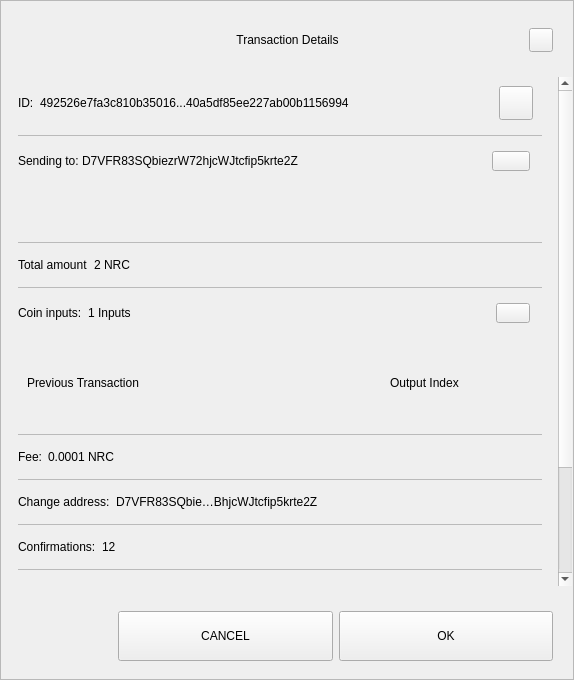
<?xml version="1.0" encoding="UTF-8"?>
<ui version="4.0">
 <class>TxDetailDialog</class>
 <widget class="QWidget" name="TxDetailDialog">
  <property name="geometry">
   <rect>
    <x>0</x>
    <y>0</y>
    <width>574</width>
    <height>680</height>
   </rect>
  </property>
  <property name="sizePolicy">
   <sizepolicy hsizetype="Preferred" vsizetype="Expanding">
    <horstretch>0</horstretch>
    <verstretch>0</verstretch>
   </sizepolicy>
  </property>
  <property name="minimumSize">
   <size>
    <width>574</width>
    <height>500</height>
   </size>
  </property>
  <property name="windowTitle">
   <string>Form</string>
  </property>
  <property name="styleSheet">
   <string notr="true"/>
  </property>
  <layout class="QVBoxLayout" name="verticalLayout_3">
   <property name="spacing">
    <number>0</number>
   </property>
   <property name="leftMargin">
    <number>0</number>
   </property>
   <property name="topMargin">
    <number>0</number>
   </property>
   <property name="rightMargin">
    <number>0</number>
   </property>
   <property name="bottomMargin">
    <number>0</number>
   </property>
   <item>
    <widget class="QFrame" name="frame">
     <property name="sizePolicy">
      <sizepolicy hsizetype="Preferred" vsizetype="Expanding">
       <horstretch>0</horstretch>
       <verstretch>0</verstretch>
      </sizepolicy>
     </property>
     <property name="styleSheet">
      <string notr="true"/>
     </property>
     <property name="frameShape">
      <enum>QFrame::StyledPanel</enum>
     </property>
     <property name="frameShadow">
      <enum>QFrame::Raised</enum>
     </property>
     <layout class="QVBoxLayout" name="verticalLayout">
      <property name="leftMargin">
       <number>0</number>
      </property>
      <property name="rightMargin">
       <number>0</number>
      </property>
      <item>
       <layout class="QHBoxLayout" name="horizontalLayout_3">
        <property name="spacing">
         <number>0</number>
        </property>
        <property name="leftMargin">
         <number>20</number>
        </property>
        <property name="topMargin">
         <number>10</number>
        </property>
        <property name="rightMargin">
         <number>20</number>
        </property>
        <item>
         <spacer name="horizontalSpacer_1">
          <property name="orientation">
           <enum>Qt::Horizontal</enum>
          </property>
          <property name="sizeHint" stdset="0">
           <size>
            <width>40</width>
            <height>20</height>
           </size>
          </property>
         </spacer>
        </item>
        <item>
         <widget class="QLabel" name="labelTitle">
          <property name="minimumSize">
           <size>
            <width>0</width>
            <height>40</height>
           </size>
          </property>
          <property name="maximumSize">
           <size>
            <width>16777215</width>
            <height>40</height>
           </size>
          </property>
          <property name="styleSheet">
           <string notr="true">padding-left:24px;</string>
          </property>
          <property name="text">
           <string>Transaction Details</string>
          </property>
          <property name="alignment">
           <set>Qt::AlignCenter</set>
          </property>
          <property name="margin">
           <number>7</number>
          </property>
         </widget>
        </item>
        <item>
         <spacer name="horizontalSpacer_2">
          <property name="orientation">
           <enum>Qt::Horizontal</enum>
          </property>
          <property name="sizeHint" stdset="0">
           <size>
            <width>40</width>
            <height>20</height>
           </size>
          </property>
         </spacer>
        </item>
        <item>
         <widget class="QPushButton" name="btnEsc">
          <property name="minimumSize">
           <size>
            <width>24</width>
            <height>24</height>
           </size>
          </property>
          <property name="maximumSize">
           <size>
            <width>24</width>
            <height>24</height>
           </size>
          </property>
          <property name="focusPolicy">
           <enum>Qt::NoFocus</enum>
          </property>
          <property name="text">
           <string/>
          </property>
         </widget>
        </item>
       </layout>
      </item>
      <item>
       <spacer name="verticalSpacer">
        <property name="orientation">
         <enum>Qt::Vertical</enum>
        </property>
        <property name="sizeType">
         <enum>QSizePolicy::Fixed</enum>
        </property>
        <property name="sizeHint" stdset="0">
         <size>
          <width>20</width>
          <height>10</height>
         </size>
        </property>
       </spacer>
      </item>
      <item>
       <widget class="QWidget" name="layoutScroll" native="true">
        <property name="minimumSize">
         <size>
          <width>0</width>
          <height>0</height>
         </size>
        </property>
        <layout class="QVBoxLayout" name="verticalLayout_4">
         <property name="leftMargin">
          <number>0</number>
         </property>
         <property name="topMargin">
          <number>0</number>
         </property>
         <property name="rightMargin">
          <number>0</number>
         </property>
         <item>
          <widget class="QScrollArea" name="scrollArea">
           <property name="styleSheet">
            <string notr="true">#scrollArea {
background:transparent;
}</string>
           </property>
           <property name="horizontalScrollBarPolicy">
            <enum>Qt::ScrollBarAlwaysOff</enum>
           </property>
           <property name="sizeAdjustPolicy">
            <enum>QAbstractScrollArea::AdjustIgnored</enum>
           </property>
           <property name="widgetResizable">
            <bool>true</bool>
           </property>
           <property name="alignment">
            <set>Qt::AlignLeading|Qt::AlignLeft|Qt::AlignTop</set>
           </property>
           <widget class="QWidget" name="scrollAreaWidgetContents">
            <property name="geometry">
             <rect>
              <x>0</x>
              <y>0</y>
              <width>556</width>
              <height>672</height>
             </rect>
            </property>
            <property name="autoFillBackground">
             <bool>false</bool>
            </property>
            <property name="styleSheet">
             <string notr="true">#scrollAreaWidgetContents {
background:transparent;
}</string>
            </property>
            <layout class="QVBoxLayout" name="verticalLayout_7">
             <property name="spacing">
              <number>0</number>
             </property>
             <property name="sizeConstraint">
              <enum>QLayout::SetDefaultConstraint</enum>
             </property>
             <property name="leftMargin">
              <number>0</number>
             </property>
             <property name="topMargin">
              <number>0</number>
             </property>
             <property name="rightMargin">
              <number>0</number>
             </property>
             <property name="bottomMargin">
              <number>0</number>
             </property>
             <item>
              <widget class="QWidget" name="content" native="true">
               <layout class="QVBoxLayout" name="verticalLayout_2">
                <property name="leftMargin">
                 <number>16</number>
                </property>
                <property name="topMargin">
                 <number>0</number>
                </property>
                <property name="rightMargin">
                 <number>16</number>
                </property>
                <item>
                 <widget class="QWidget" name="contentID" native="true">
                  <layout class="QHBoxLayout" name="horizontalLayout_12" stretch="0,1,0">
                   <property name="leftMargin">
                    <number>0</number>
                   </property>
                   <item>
                    <widget class="QLabel" name="labelId">
                     <property name="maximumSize">
                      <size>
                       <width>16777215</width>
                       <height>16777215</height>
                      </size>
                     </property>
                     <property name="text">
                      <string>ID:</string>
                     </property>
                    </widget>
                   </item>
                   <item>
                    <widget class="QLabel" name="textId">
                     <property name="text">
                      <string>492526e7fa3c810b35016...40a5df85ee227ab00b1156994</string>
                     </property>
                    </widget>
                   </item>
                   <item>
                    <widget class="QPushButton" name="pushCopy">
                     <property name="minimumSize">
                      <size>
                       <width>34</width>
                       <height>34</height>
                      </size>
                     </property>
                     <property name="maximumSize">
                      <size>
                       <width>34</width>
                       <height>34</height>
                      </size>
                     </property>
                     <property name="focusPolicy">
                      <enum>Qt::NoFocus</enum>
                     </property>
                     <property name="text">
                      <string/>
                     </property>
                     <property name="iconSize">
                      <size>
                       <width>24</width>
                       <height>24</height>
                      </size>
                     </property>
                    </widget>
                   </item>
                  </layout>
                 </widget>
                </item>
                <item>
                 <widget class="QLabel" name="labelDivider9">
                  <property name="maximumSize">
                   <size>
                    <width>16777215</width>
                    <height>1</height>
                   </size>
                  </property>
                  <property name="styleSheet">
                   <string notr="true">background-color:#bababa;</string>
                  </property>
                  <property name="text">
                   <string/>
                  </property>
                 </widget>
                </item>
                <item>
                 <widget class="QWidget" name="contentOutputs" native="true">
                  <layout class="QHBoxLayout" name="horizontalLayout_11" stretch="0,3,0">
                   <property name="spacing">
                    <number>0</number>
                   </property>
                   <property name="leftMargin">
                    <number>0</number>
                   </property>
                   <property name="rightMargin">
                    <number>12</number>
                   </property>
                   <item>
                    <widget class="QLabel" name="labelSend">
                     <property name="maximumSize">
                      <size>
                       <width>16777215</width>
                       <height>16777215</height>
                      </size>
                     </property>
                     <property name="text">
                      <string>Sending to: </string>
                     </property>
                    </widget>
                   </item>
                   <item>
                    <widget class="QLabel" name="textSend">
                     <property name="text">
                      <string>D7VFR83SQbiezrW72hjcWJtcfip5krte2Z </string>
                     </property>
                    </widget>
                   </item>
                   <item>
                    <widget class="QPushButton" name="pushOutputs">
                     <property name="minimumSize">
                      <size>
                       <width>34</width>
                       <height>20</height>
                      </size>
                     </property>
                     <property name="maximumSize">
                      <size>
                       <width>38</width>
                       <height>20</height>
                      </size>
                     </property>
                     <property name="focusPolicy">
                      <enum>Qt::NoFocus</enum>
                     </property>
                     <property name="styleSheet">
                      <string notr="true"/>
                     </property>
                     <property name="text">
                      <string/>
                     </property>
                    </widget>
                   </item>
                  </layout>
                 </widget>
                </item>
                <item>
                 <widget class="QScrollArea" name="outputsScrollArea">
                  <property name="minimumSize">
                   <size>
                    <width>0</width>
                    <height>50</height>
                   </size>
                  </property>
                  <property name="styleSheet">
                   <string notr="true">#outputsScrollArea {
background:transparent;
}</string>
                  </property>
                  <property name="widgetResizable">
                   <bool>true</bool>
                  </property>
                  <widget class="QWidget" name="container_outputs_base">
                   <property name="geometry">
                    <rect>
                     <x>0</x>
                     <y>0</y>
                     <width>522</width>
                     <height>48</height>
                    </rect>
                   </property>
                   <property name="styleSheet">
                    <string notr="true">#container_outputs_base {
background:transparent;
}</string>
                   </property>
                  </widget>
                 </widget>
                </item>
                <item>
                 <widget class="QLabel" name="labelDivider8">
                  <property name="maximumSize">
                   <size>
                    <width>16777215</width>
                    <height>1</height>
                   </size>
                  </property>
                  <property name="styleSheet">
                   <string notr="true">background-color:#bababa;</string>
                  </property>
                  <property name="text">
                   <string/>
                  </property>
                 </widget>
                </item>
                <item>
                 <widget class="QWidget" name="contentAmount" native="true">
                  <layout class="QHBoxLayout" name="horizontalLayout_4" stretch="0,1">
                   <property name="leftMargin">
                    <number>0</number>
                   </property>
                   <item>
                    <widget class="QLabel" name="labelAmount">
                     <property name="maximumSize">
                      <size>
                       <width>16777215</width>
                       <height>16777215</height>
                      </size>
                     </property>
                     <property name="text">
                      <string>Total amount</string>
                     </property>
                    </widget>
                   </item>
                   <item>
                    <widget class="QLabel" name="textAmount">
                     <property name="text">
                      <string>2 NRC</string>
                     </property>
                    </widget>
                   </item>
                  </layout>
                 </widget>
                </item>
                <item>
                 <widget class="QLabel" name="labelDivider6">
                  <property name="maximumSize">
                   <size>
                    <width>16777215</width>
                    <height>1</height>
                   </size>
                  </property>
                  <property name="styleSheet">
                   <string notr="true">background-color:#bababa;</string>
                  </property>
                  <property name="text">
                   <string/>
                  </property>
                 </widget>
                </item>
                <item>
                 <widget class="QWidget" name="contentInputs" native="true">
                  <layout class="QHBoxLayout" name="horizontalLayout" stretch="0,2,0">
                   <property name="leftMargin">
                    <number>0</number>
                   </property>
                   <property name="rightMargin">
                    <number>12</number>
                   </property>
                   <item>
                    <widget class="QLabel" name="labelInputs">
                     <property name="sizePolicy">
                      <sizepolicy hsizetype="Minimum" vsizetype="Preferred">
                       <horstretch>0</horstretch>
                       <verstretch>0</verstretch>
                      </sizepolicy>
                     </property>
                     <property name="maximumSize">
                      <size>
                       <width>16777215</width>
                       <height>16777215</height>
                      </size>
                     </property>
                     <property name="text">
                      <string>Coin inputs:</string>
                     </property>
                    </widget>
                   </item>
                   <item>
                    <widget class="QLabel" name="textInputs">
                     <property name="text">
                      <string>1 Inputs</string>
                     </property>
                    </widget>
                   </item>
                   <item>
                    <widget class="QPushButton" name="pushInputs">
                     <property name="maximumSize">
                      <size>
                       <width>34</width>
                       <height>20</height>
                      </size>
                     </property>
                     <property name="focusPolicy">
                      <enum>Qt::NoFocus</enum>
                     </property>
                     <property name="styleSheet">
                      <string notr="true"/>
                     </property>
                     <property name="text">
                      <string/>
                     </property>
                    </widget>
                   </item>
                  </layout>
                 </widget>
                </item>
                <item>
                 <widget class="QFrame" name="gridInputs">
                  <property name="sizePolicy">
                   <sizepolicy hsizetype="Preferred" vsizetype="MinimumExpanding">
                    <horstretch>0</horstretch>
                    <verstretch>0</verstretch>
                   </sizepolicy>
                  </property>
                  <property name="minimumSize">
                   <size>
                    <width>0</width>
                    <height>90</height>
                   </size>
                  </property>
                  <layout class="QGridLayout" name="gridLayoutInput" columnstretch="5,2" rowminimumheight="0">
                   <property name="sizeConstraint">
                    <enum>QLayout::SetMaximumSize</enum>
                   </property>
                   <property name="verticalSpacing">
                    <number>0</number>
                   </property>
                   <item row="0" column="0" alignment="Qt::AlignLeft">
                    <widget class="QLabel" name="labelTitlePrevTx">
                     <property name="text">
                      <string>Previous Transaction</string>
                     </property>
                    </widget>
                   </item>
                   <item row="0" column="1" alignment="Qt::AlignLeft">
                    <widget class="QLabel" name="labelOutputIndex">
                     <property name="text">
                      <string>Output Index</string>
                     </property>
                     <property name="alignment">
                      <set>Qt::AlignCenter</set>
                     </property>
                    </widget>
                   </item>
                  </layout>
                 </widget>
                </item>
                <item>
                 <widget class="QLabel" name="labelDivider1">
                  <property name="maximumSize">
                   <size>
                    <width>16777215</width>
                    <height>1</height>
                   </size>
                  </property>
                  <property name="styleSheet">
                   <string notr="true">background-color:#bababa;</string>
                  </property>
                  <property name="text">
                   <string/>
                  </property>
                 </widget>
                </item>
                <item>
                 <widget class="QWidget" name="contentFee" native="true">
                  <layout class="QHBoxLayout" name="horizontalLayout_7" stretch="0,1">
                   <property name="leftMargin">
                    <number>0</number>
                   </property>
                   <item>
                    <widget class="QLabel" name="labelFee">
                     <property name="maximumSize">
                      <size>
                       <width>16777215</width>
                       <height>16777215</height>
                      </size>
                     </property>
                     <property name="text">
                      <string>Fee:</string>
                     </property>
                    </widget>
                   </item>
                   <item>
                    <widget class="QLabel" name="textFee">
                     <property name="text">
                      <string>0.0001 NRC</string>
                     </property>
                    </widget>
                   </item>
                  </layout>
                 </widget>
                </item>
                <item>
                 <widget class="QLabel" name="labelDivider2">
                  <property name="maximumSize">
                   <size>
                    <width>16777215</width>
                    <height>1</height>
                   </size>
                  </property>
                  <property name="styleSheet">
                   <string notr="true">background-color:#bababa;</string>
                  </property>
                  <property name="text">
                   <string/>
                  </property>
                 </widget>
                </item>
                <item>
                 <widget class="QWidget" name="contentChangeAddress" native="true">
                  <layout class="QHBoxLayout" name="horizontalLayout_6" stretch="0,1">
                   <property name="leftMargin">
                    <number>0</number>
                   </property>
                   <item>
                    <widget class="QLabel" name="labelChange">
                     <property name="maximumSize">
                      <size>
                       <width>16777215</width>
                       <height>16777215</height>
                      </size>
                     </property>
                     <property name="text">
                      <string>Change address:</string>
                     </property>
                    </widget>
                   </item>
                   <item>
                    <widget class="QLabel" name="textChange">
                     <property name="text">
                      <string>D7VFR83SQbie…BhjcWJtcfip5krte2Z </string>
                     </property>
                    </widget>
                   </item>
                  </layout>
                 </widget>
                </item>
                <item>
                 <widget class="QLabel" name="labelDivider4">
                  <property name="maximumSize">
                   <size>
                    <width>16777215</width>
                    <height>1</height>
                   </size>
                  </property>
                  <property name="styleSheet">
                   <string notr="true">background-color:#bababa;</string>
                  </property>
                  <property name="text">
                   <string/>
                  </property>
                 </widget>
                </item>
                <item>
                 <widget class="QWidget" name="contentConfirmations" native="true">
                  <layout class="QHBoxLayout" name="horizontalLayout_8" stretch="0,1">
                   <property name="leftMargin">
                    <number>0</number>
                   </property>
                   <item>
                    <widget class="QLabel" name="labelConfirmations">
                     <property name="maximumSize">
                      <size>
                       <width>16777215</width>
                       <height>16777215</height>
                      </size>
                     </property>
                     <property name="text">
                      <string>Confirmations:</string>
                     </property>
                    </widget>
                   </item>
                   <item>
                    <widget class="QLabel" name="textConfirmations">
                     <property name="text">
                      <string>12</string>
                     </property>
                    </widget>
                   </item>
                  </layout>
                 </widget>
                </item>
                <item>
                 <widget class="QLabel" name="labelDivider7">
                  <property name="maximumSize">
                   <size>
                    <width>16777215</width>
                    <height>1</height>
                   </size>
                  </property>
                  <property name="styleSheet">
                   <string notr="true">background-color:#bababa;</string>
                  </property>
                  <property name="text">
                   <string/>
                  </property>
                 </widget>
                </item>
                <item>
                 <widget class="QWidget" name="contentSize" native="true">
                  <layout class="QHBoxLayout" name="horizontalLayout_9" stretch="0,1">
                   <property name="leftMargin">
                    <number>0</number>
                   </property>
                   <item>
                    <widget class="QLabel" name="labelSize">
                     <property name="maximumSize">
                      <size>
                       <width>16777215</width>
                       <height>16777215</height>
                      </size>
                     </property>
                     <property name="text">
                      <string>Size:</string>
                     </property>
                    </widget>
                   </item>
                   <item>
                    <widget class="QLabel" name="textSize">
                     <property name="text">
                      <string>2 kB</string>
                     </property>
                    </widget>
                   </item>
                  </layout>
                 </widget>
                </item>
                <item>
                 <widget class="QLabel" name="labelDivider3">
                  <property name="maximumSize">
                   <size>
                    <width>16777215</width>
                    <height>1</height>
                   </size>
                  </property>
                  <property name="styleSheet">
                   <string notr="true">background-color:#bababa;</string>
                  </property>
                  <property name="text">
                   <string/>
                  </property>
                 </widget>
                </item>
                <item>
                 <widget class="QWidget" name="contentDate" native="true">
                  <layout class="QHBoxLayout" name="horizontalLayout_5" stretch="0,1">
                   <property name="leftMargin">
                    <number>0</number>
                   </property>
                   <item>
                    <widget class="QLabel" name="labelDate">
                     <property name="maximumSize">
                      <size>
                       <width>16777215</width>
                       <height>16777215</height>
                      </size>
                     </property>
                     <property name="text">
                      <string>Date:</string>
                     </property>
                    </widget>
                   </item>
                   <item>
                    <widget class="QLabel" name="textDate">
                     <property name="text">
                      <string>May 25, 2017</string>
                     </property>
                    </widget>
                   </item>
                  </layout>
                 </widget>
                </item>
                <item>
                 <widget class="QLabel" name="labelDivider5">
                  <property name="maximumSize">
                   <size>
                    <width>16777215</width>
                    <height>1</height>
                   </size>
                  </property>
                  <property name="styleSheet">
                   <string notr="true">background-color:#bababa;</string>
                  </property>
                  <property name="text">
                   <string/>
                  </property>
                 </widget>
                </item>
                <item>
                 <widget class="QWidget" name="contentStatus" native="true">
                  <layout class="QHBoxLayout" name="horizontalLayout_10" stretch="0,1">
                   <property name="leftMargin">
                    <number>0</number>
                   </property>
                   <item>
                    <widget class="QLabel" name="labelStatus">
                     <property name="maximumSize">
                      <size>
                       <width>16777215</width>
                       <height>16777215</height>
                      </size>
                     </property>
                     <property name="text">
                      <string>Status:</string>
                     </property>
                    </widget>
                   </item>
                   <item>
                    <widget class="QLabel" name="textStatus">
                     <property name="text">
                      <string>Spendable</string>
                     </property>
                    </widget>
                   </item>
                  </layout>
                 </widget>
                </item>
                <item>
                 <spacer name="verticalSpacer_2">
                  <property name="orientation">
                   <enum>Qt::Vertical</enum>
                  </property>
                  <property name="sizeType">
                   <enum>QSizePolicy::Expanding</enum>
                  </property>
                  <property name="sizeHint" stdset="0">
                   <size>
                    <width>20</width>
                    <height>10</height>
                   </size>
                  </property>
                 </spacer>
                </item>
                <item>
                 <widget class="QLabel" name="labelWarning">
                  <property name="text">
                   <string>TextLabel</string>
                  </property>
                  <property name="alignment">
                   <set>Qt::AlignCenter</set>
                  </property>
                 </widget>
                </item>
               </layout>
              </widget>
             </item>
            </layout>
           </widget>
          </widget>
         </item>
        </layout>
       </widget>
      </item>
      <item>
       <widget class="QWidget" name="containerButtons" native="true">
        <layout class="QHBoxLayout" name="horizontalLayout1" stretch="1,2,2">
         <property name="leftMargin">
          <number>10</number>
         </property>
         <property name="rightMargin">
          <number>20</number>
         </property>
         <item>
          <spacer name="horizontalSpacer_3">
           <property name="orientation">
            <enum>Qt::Horizontal</enum>
           </property>
           <property name="sizeHint" stdset="0">
            <size>
             <width>40</width>
             <height>20</height>
            </size>
           </property>
          </spacer>
         </item>
         <item>
          <widget class="QPushButton" name="btnCancel">
           <property name="minimumSize">
            <size>
             <width>200</width>
             <height>50</height>
            </size>
           </property>
           <property name="focusPolicy">
            <enum>Qt::NoFocus</enum>
           </property>
           <property name="text">
            <string>CANCEL</string>
           </property>
          </widget>
         </item>
         <item>
          <widget class="QPushButton" name="btnSave">
           <property name="minimumSize">
            <size>
             <width>200</width>
             <height>50</height>
            </size>
           </property>
           <property name="focusPolicy">
            <enum>Qt::NoFocus</enum>
           </property>
           <property name="text">
            <string>OK</string>
           </property>
          </widget>
         </item>
        </layout>
       </widget>
      </item>
     </layout>
    </widget>
   </item>
  </layout>
 </widget>
 <resources/>
 <connections/>
</ui>
